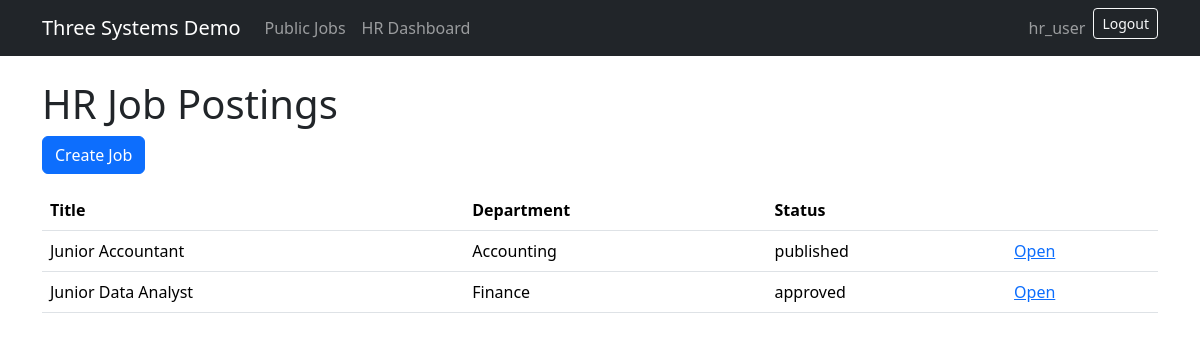
Page /hr/jobs/ (signed in) on the committed database.
### hr/models.py (models this page shows, shortened)
class JobPosting(models.Model):
    STATUS_CHOICES = [('draft','Draft'),('approved','Approved'),('published','Published'),('closed','Closed')]
    title = models.CharField(max_length=200)
    department = models.CharField(max_length=120)
    short_prompt = models.TextField(blank=True)
    description = models.TextField(blank=True)
    status = models.CharField(max_length=20, choices=STATUS_CHOICES, default='draft')
    created_by = models.ForeignKey(settings.AUTH_USER_MODEL, on_delete=models.SET_NULL, null=True, blank=True)
    created_at = models.DateTimeField(auto_now_add=True)
    updated_at = models.DateTimeField(auto_now=True)
    external_posting_id = models.IntegerField(null=True, blank=True)

### hr/views.py (the view)
# urls.py: path('jobs/', views.job_list, name='job_list'),
@hr_required
def job_list(request):
    return render(request, 'hr/job_list.html', {'jobs': JobPosting.objects.order_by('-created_at')})

### hr/permissions.py (called while the page is built)
def is_hr_user(user):
    return user.is_authenticated and (user.is_superuser or user.groups.filter(name='HR').exists())

def hr_required(view_func):
    @login_required
    @wraps(view_func)
    def wrapper(request, *args, **kwargs):
        if not is_hr_user(request.user):
            raise PermissionDenied('HR group membership is required.')
        return view_func(request, *args, **kwargs)
    return wrapper

### hr/templatetags/group_tags.py (called while the page is built)
@register.filter
def has_group(user, group_name):
    return user.is_authenticated and user.groups.filter(name=group_name).exists()

### hr/templates/hr/job_list.html
{% extends "base.html" %}{% block content %}<h1>HR Job Postings</h1><p><a class="btn btn-primary" href="{% url 'hr:job_create' %}">Create Job</a></p><table class="table"><tr><th>Title</th><th>Department</th><th>Status</th><th></th></tr>{% for job in jobs %}<tr><td>{{ job.title }}</td><td>{{ job.department }}</td><td>{{ job.status }}</td><td><a href="{% url 'hr:job_detail' job.pk %}">Open</a></td></tr>{% empty %}<tr><td colspan="4">No jobs yet.</td></tr>{% endfor %}</table>{% endblock %}

### templates/base.html (shortened to what this page needs)
{% load group_tags %}
<!doctype html>
<html lang="en">
<head>
  <link href="https://cdn.jsdelivr.net/npm/bootstrap@5.3.3/dist/css/bootstrap.min.css" rel="stylesheet">
</head>
<body>
<nav class="navbar navbar-expand-lg navbar-dark bg-dark mb-4">
  <div class="container">
    <a class="navbar-brand" href="/">Three Systems Demo</a>
    <div class="navbar-nav">
      <a class="nav-link" href="{% url 'external_jobs:public_job_list' %}">Public Jobs</a>
      {% if user.is_authenticated %}
        {% if user.is_superuser or user|has_group:"HR" %}<a class="nav-link" href="{% url 'hr:dashboard' %}">HR Dashboard</a>{% endif %}
      {% endif %}
    </div>
    <div class="ms-auto navbar-nav">
      {% if user.is_authenticated %}
        <span class="navbar-text me-2">{{ user.username }}</span>
        <form method="post" action="{% url 'logout' %}">{% csrf_token %}<button class="btn btn-sm btn-outline-light">Logout</button></form>
      {% else %}
        <a class="btn btn-sm btn-outline-light" href="{% url 'login' %}">Login</a>
      {% endif %}
    </div>
  </div>
</nav>
<main class="container">
  {% block content %}{% endblock %}
</main>
</body>
</html>

### rows in the picture
JobPosting: title "Junior Accountant", department "Accounting", status "published"
JobPosting: title "Junior Data Analyst", department "Finance", status "approved"

### other values in the picture
{{ user.username }} "hr_user"
